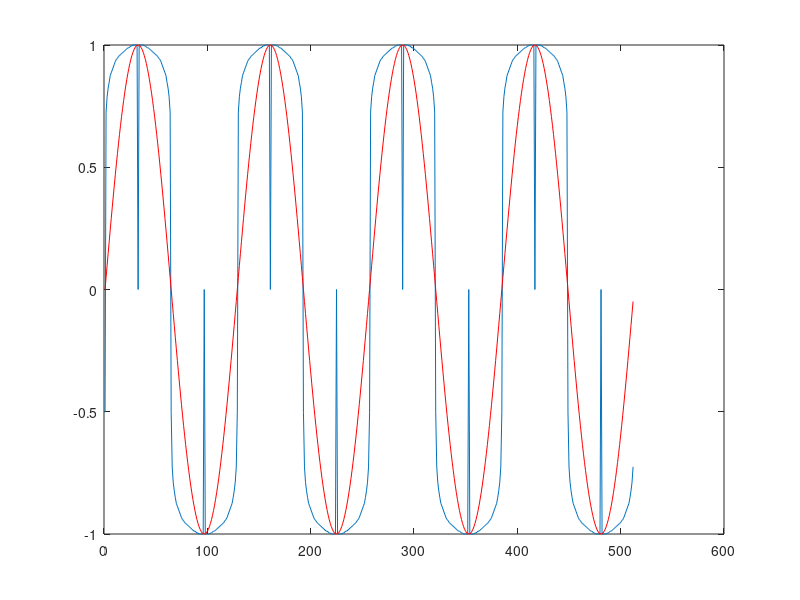

The MATLAB source for this figure:
%codare
close all;

N=512;
x=sin(2*pi*1/128*(0:N-1));

x2=floor(4096*x);
x2c=abs(x2);
x2b=de2bi(x2c,13,'left-msb');
x2bf=zeros(N,8);
x2bf(:,1)=1-x2b(:,1);
x2bfd=zeros(1,N);
for i=1:N
    ok=0;
    if sum(x2b(i,2:8))==0
        temp=7;
        ok=1;
    else
        temp=find(x2b(i,2:8),1);
    end
    x2bf(i,2:4)=de2bi(8-temp,3,'left-msb');
    if ok==1
        x2bf(i,4)=0;
    end
    x2bf(i,5:8)=x2b(i,temp+2:temp+5);
    x2bfd(i)=bi2de(x2bf(i,:),'left-msb');
end
x2bfd(x2<=0)=-x2bfd(x2<=0);
plot(x2bfd/max(x2bfd));hold on;plot(x,'r');